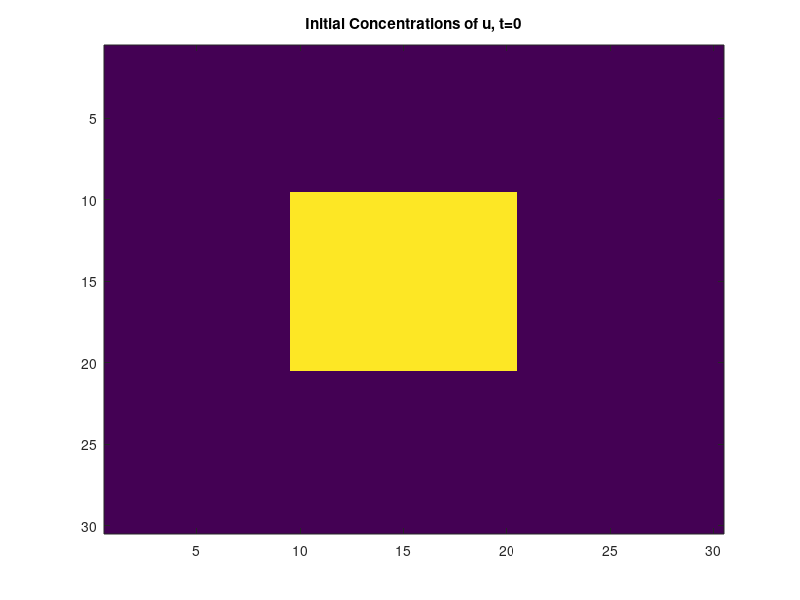
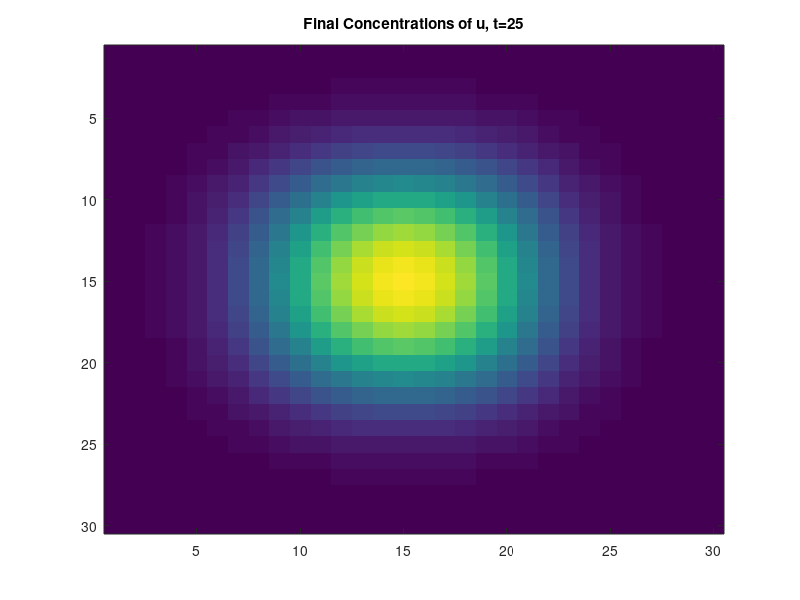

These charts were generated, in order, by the following MATLAB code:
%% 2.
ru = 0.19;
Xsteps = 30;
Ysteps = 30;
timesteps = 25;
u = zeros(Xsteps,Ysteps,timesteps);
u(10:20, 10:20, 1) = 1;

for t = 1:timesteps
    for x = 1:Xsteps
        for y = 1:Ysteps
            diff = -4*u(x,y,t);
            if x==1
                if y==1
                    diff = diff + u(Xsteps,y,t) + u(x+1,y,t) + u(x,Ysteps,t) + u(x,y+1,t); 
                elseif y==Ysteps
                    diff = diff + u(Xsteps,y,t) + u(x+1,y,t) + u(x,y-1,t) + u(x,1,t);
                else
                    diff = diff + u(Xsteps,y,t) + u(x+1,y,t) + u(x,y-1,t) + u(x,y+1,t);
                end
            elseif x==Xsteps
                if y==1
                    diff = diff + u(x-1,y,t) + u(1,y,t) + u(x,Ysteps,t) + u(x,y+1,t); 
                elseif y==Ysteps
                    diff = diff + u(x-1,y,t) + u(1,y,t) + u(x,y-1,t) + u(x,1,t);
                else
                    diff = diff + u(x-1,y,t) + u(1,y,t) + u(x,y-1,t) + u(x,y+1,t);
                end
            else
                if y==1
                    diff = diff + u(x-1,y,t) + u(x+1,y,t) + u(x,Ysteps,t) + u(x,y+1,t); 
                elseif y==Ysteps
                    diff = diff + u(x-1,y,t) + u(x+1,y,t) + u(x,y-1,t) + u(x,1,t);
                else
                    diff = diff + u(x-1,y,t) + u(x+1,y,t) + u(x,y-1,t) + u(x,y+1,t);
                end
            end
            u(x,y,t+1) = u(x,y,t) + ru*diff;
        end
    end
end

fig1 = figure(1);
imagesc(u(:,:,1));
title('Initial Concentrations of u, t=0')
fig2 = figure(2);
imagesc(u(:,:,timesteps+1));
title('Final Concentrations of u, t=25')
